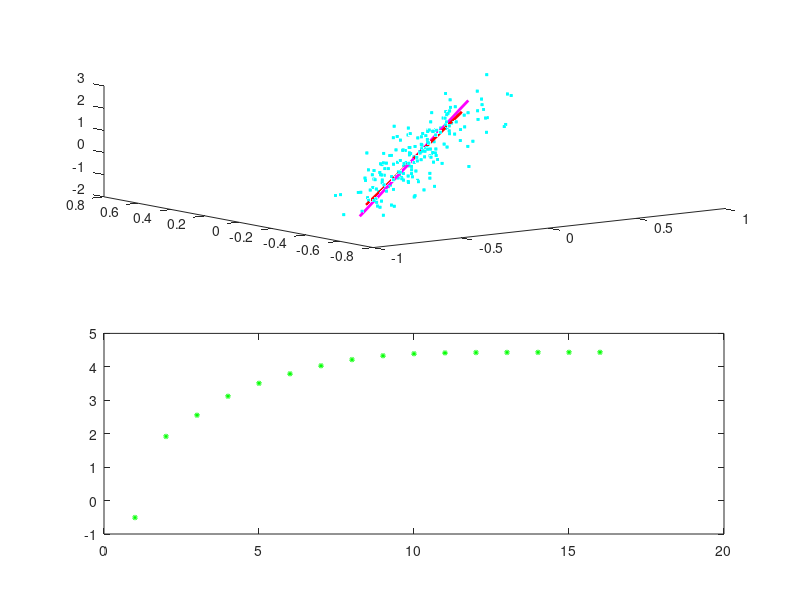

This chart was generated by the following MATLAB code:
function demo_pca(d,N,sg,plotit);
%function demo_pca(d,N,sg,plotit)
%colordef black

if nargin < 1, d=1; end % latent dimension
if nargin < 2, N=200; end % # data points
if nargin < 3, sg=0.1; end % noise scale
if nargin < 4, plotit = 1; end

% FA noise model
sgs=rand(3,1)*sg; % NB: use ones(3,1)*sg for PCA noise model
n=(sgs*ones(1,N)).*randn(3,N);

A=rand(3,d);
z = randn(d,N);
x = A*z + n;
  close all; plot(x.'); pause

% W is used for plotting the 'true A'
if d==2
    W1 = 2*[-A(:,1),A(:,1)]; W2 = 2*[-A(:,2),A(:,2)];
    W = [W1;W2];
else
    W = 2*[-A,A];
end

[A_hat,Sig] = FA(x,d,plotit,W);

%%%%%%%%%%%%%%%%%%
% subfunction FA %
%%%%%%%%%%%%%%%%%%


function [A_hat,Sig] = FA(X,K,plotit,W)
% FA
format compact;
if nargin<3, plotit=0; end

[D,N] = size(X);
Nshow = 100;
threshold = 1e-3;
Convergence = threshold+1;
loop=0;
Nloop=200;

clf

% initialize
Sig = eye(D);
A_hat = rand(D,K);

% report
if plotit == 1
  
    if K==2
        W1_hat = 2*[-A_hat(:,1),A_hat(:,1)]; W2_hat = 2*[-A_hat(:,2),A_hat(:,2)];
        W_hat = [W1_hat;W2_hat];
    else
        W_hat = 2*[-A_hat,A_hat];
    end

    subplot(211)
    rotate3d on;
    plot3(X(1,:),X(2,:),X(3,:),'c+','Markersize',2,'Linewidth',2); hold on

    if K==2
        plot3(W(1,:),W(2,:),W(3,:),'m','LineWidth',2);
        plot3(W(4,:),W(5,:),W(6,:),'m','LineWidth',2);
        plot3(W1_hat(1,:),W1_hat(2,:),W1_hat(3,:),'r','LineWidth',2);
        plot3(W2_hat(1,:),W2_hat(2,:),W2_hat(3,:),'r','LineWidth',2);
    else
        plot3(W(1,:),W(2,:),W(3,:),'m','LineWidth',2);
        plot3(W_hat(1,:),W_hat(2,:),W_hat(3,:),'r','LineWidth',2);
    end
    drawnow

    disp('press a key for the next iteration'); pause

end%if plotit


% main loop
while loop < Nloop & Convergence>threshold;

    loop=loop+1;

    % E-step
    IN = inv(A_hat*A_hat'+Sig);
    M = A_hat'*IN * X;
    C = eye(K) - A_hat'*IN*A_hat;
    SC = N*C + M*M';

    % M-step
    TA = (X*M') * inv(SC);
    TSig = 1e-5 + diag(diag(X*X' - TA*M*X'))/N;

    % Log-Likelihood
    TL=0.5*(log(det(IN)) - sum(sum((IN*X).*X))/N );

    % Convergence
    if loop ~=1
        Convergence = TL - L;
        if Convergence < 0, keyboard, end
    end%if loop

    % Updates
    A_hat = TA;
    Sig = TSig;
    L = TL;

    % report
    if plotit == 1
        if K==2
            W1_hat = 2*[-A_hat(:,1),A_hat(:,1)]; W2_hat = 2*[-A_hat(:,2),A_hat(:,2)];
            W_hat = [W1_hat;W2_hat];
        else
            W_hat = 2*[-A_hat,A_hat];
        end

        subplot(211), cla
        rotate3d on;
        plot3(X(1,:),X(2,:),X(3,:),'c+','Markersize',2,'Linewidth',2); hold on

        if K==2
            plot3(W(1,:),W(2,:),W(3,:),'m','LineWidth',2);
            plot3(W(4,:),W(5,:),W(6,:),'m','LineWidth',2);
            plot3(W1_hat(1,:),W1_hat(2,:),W1_hat(3,:),'r','LineWidth',2);
            plot3(W2_hat(1,:),W2_hat(2,:),W2_hat(3,:),'r','LineWidth',2);
        else
            plot3(W(1,:),W(2,:),W(3,:),'m','LineWidth',2);
            plot3(W_hat(1,:),W_hat(2,:),W_hat(3,:),'r','LineWidth',2);
        end
        drawnow

        subplot(212);
        plot(loop,TL,'go','Markersize',2,'Linewidth',2); hold on;
        drawnow
    disp('press a key for the next iteration'); pause
    end%if plotit



end%while


